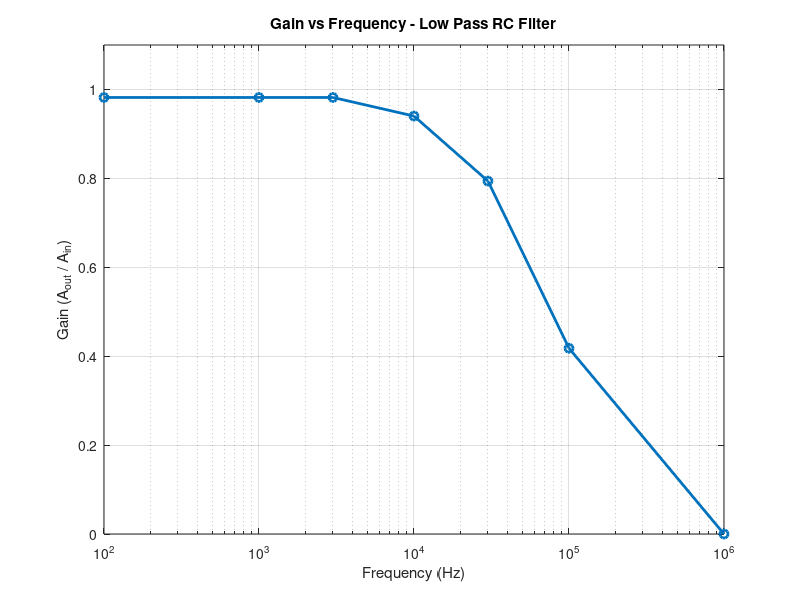
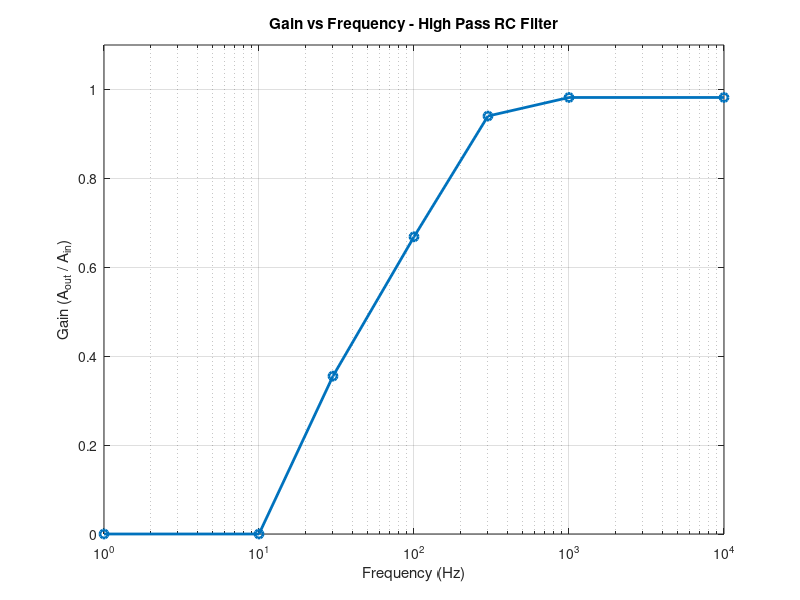
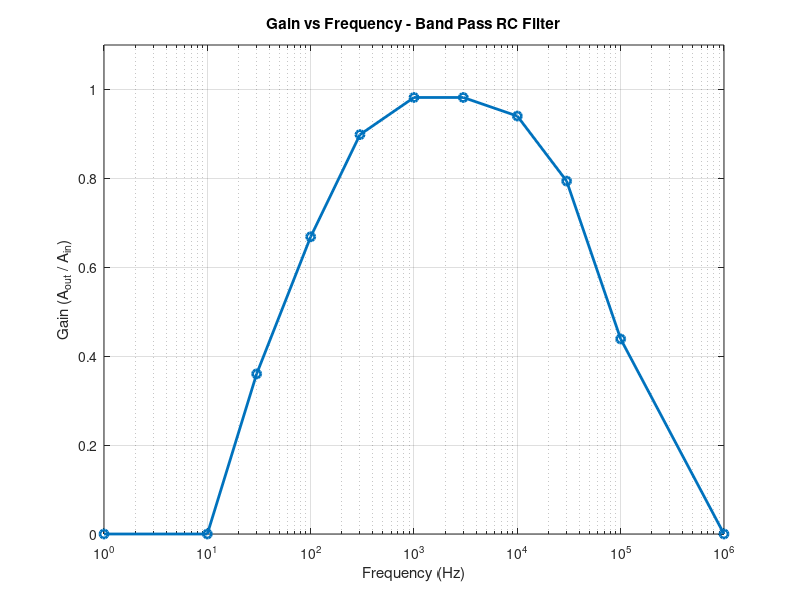
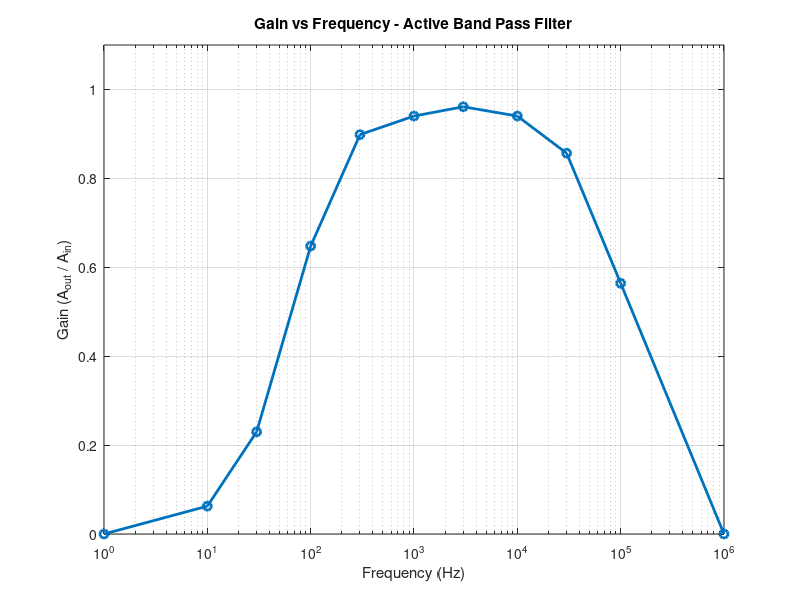

These figures' MATLAB source, in order:
%% low pass
f = [100, 1000, 3000, 10000, 30000, 100000, 1000000];

Ain = 998.46; % constant
Aout = [980.44, 980.44, 980.44, 938.72, 792.69, 417.20, 0];

G = Aout ./ Ain;

figure;
semilogx(f, G, '-o', 'LineWidth', 2);
grid on;
xlabel('Frequency (Hz)');
ylabel('Gain (A_{out} / A_{in})');
title('Gain vs Frequency - Low Pass RC Filter');
ylim([0 1.1]);

saveas(gcf, 'C:\Users\Brandon\Repositories\140\Lab4LowPass.png');

%% high pass
f = [1, 10, 30, 100, 300, 1000, 10000];
Ain = 998.46;
Aout = [0, 0, 354.62, 667.53, 938.72, 980.44, 980.44];

G = Aout ./ Ain;

figure;
semilogx(f, G, '-o', 'LineWidth', 2);
grid on;
xlabel('Frequency (Hz)');
ylabel('Gain (A_{out} / A_{in})');
title('Gain vs Frequency - High Pass RC Filter');
ylim([0 1.1]);

saveas(gcf, 'C:\Users\Brandon\Repositories\140\Lab4HighPass.png');

%% band pass
f = [1, 10, 30, 100, 300, 1000, 3000, 10000, 30000, 100000, 1000000];
Ain = 998.46;
Aout = [0, 0, 359.62, 667.53, 897.00, 980.44, 980.44, 938.72, 792.69, 438.07, 0];

G = Aout ./ Ain;

figure;
semilogx(f, G, '-o', 'LineWidth', 2);
grid on;
xlabel('Frequency (Hz)');
ylabel('Gain (A_{out} / A_{in})');
title('Gain vs Frequency - Band Pass RC Filter');
ylim([0 1.1]);

saveas(gcf, 'C:\Users\Brandon\Repositories\140\Lab4BandPass.png');

%% active band pass
f = [1, 10, 30, 100, 300, 1000, 3000, 10000, 30000, 100000, 1000000];
Ain = 998.46;
Aout = [0, 62.58, 229.46, 646.67, 897.00, 938.72, 959.58, 938.72, 855.27, 563.23, 0];

G = Aout ./ Ain;

figure;
semilogx(f, G, '-o', 'LineWidth', 2);
grid on;
xlabel('Frequency (Hz)');
ylabel('Gain (A_{out} / A_{in})');
title('Gain vs Frequency - Active Band Pass Filter');
ylim([0 1.1]);

saveas(gcf, 'C:\Users\Brandon\Repositories\140\Lab4ActiveBandPass.png');